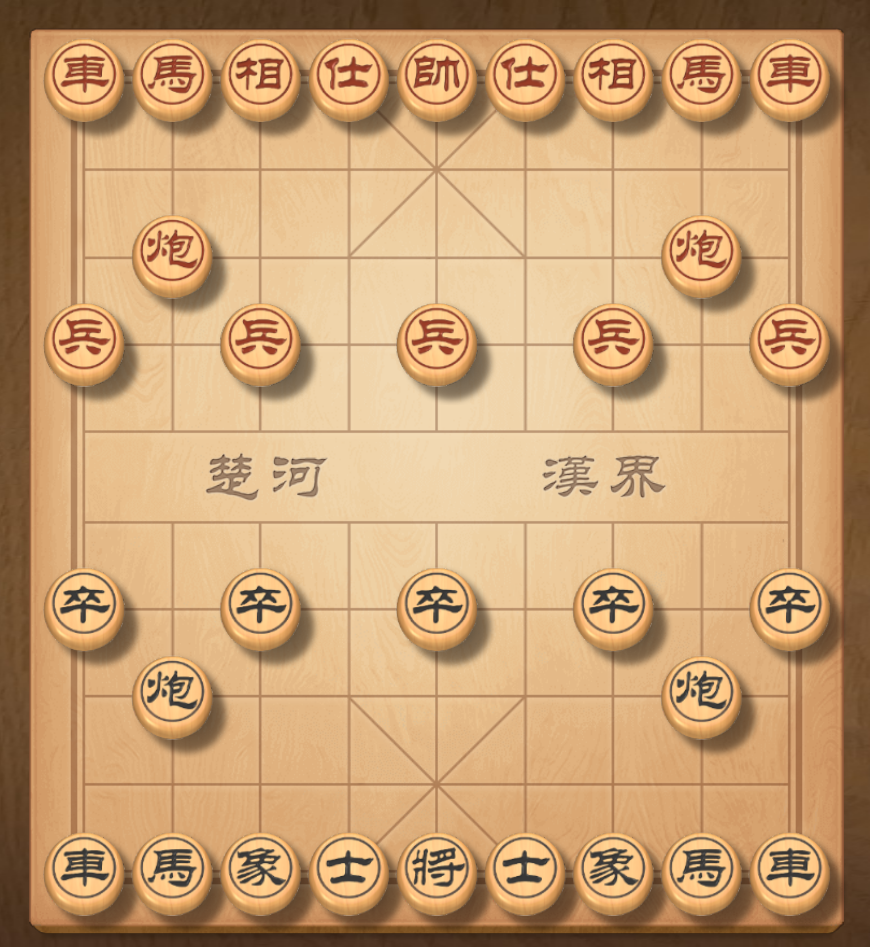
#> input picture board.png, 870 x 947 px
$ python detected.py
#> lines starting #> are read from the running program, lines starting #| are printed output that depends on the picture; after the words box and inside, x2 and y2 are one past the last pixel; in counts of white or black regions, pixels touching at a corner belong together
import cv2 as cv
import numpy as np
import statistics
import pytesseract
from PIL import Image

def center_images(image_data):
    height, width = image_data.shape

    leftmost_point = None
    topmost_point = None
    rightmost_point = None
    bottommost_point = None

    # 遍历图像数组
    for y in range(height):
        for x in range(width):
            pixel_value = image_data[y, x]

            if pixel_value == 0:
                if leftmost_point is None or x < leftmost_point[0]:
                    leftmost_point = (x, y)

                if topmost_point is None or y < topmost_point[1]:
                    topmost_point = (x, y)

                if rightmost_point is None or x > rightmost_point[0]:
                    rightmost_point = (x, y)

                if bottommost_point is None or y > bottommost_point[1]:
                    bottommost_point = (x, y)

    # 计算矩形的宽度和高度
    rect_width = rightmost_point[0] - leftmost_point[0]
    rect_height = bottommost_point[1] - topmost_point[1]
    print('height, width: ', rect_height, rect_width)

    # 计算图像中心的坐标
    center_x = width // 2
    center_y = height // 2

    # 创建一个新的图像，大小与原图相同
    new_image = np.full((height, width), 255, dtype=np.uint8)

    # 计算矩形内所有像素点应该移动的偏移量
    offset_x = center_x - (leftmost_point[0] + rightmost_point[0]) // 2
    offset_y = center_y - (topmost_point[1] + bottommost_point[1]) // 2

    # 遍历矩形内的像素点，并将其移动到图像中心
    for y in range(topmost_point[1], bottommost_point[1] + 1):
        for x in range(leftmost_point[0], rightmost_point[0] + 1):
            # 计算像素点在新图像中的位置
            new_x = x + offset_x
            new_y = y + offset_y

            if (new_x < 0 or new_x >= width or new_y < 0 or new_y >= height):
                continue

            new_image[new_y, new_x] = image_data[y, x]
    return new_image

# 创建一个窗口
trackbar_window_name = "trackbar"
cv.namedWindow(trackbar_window_name)

def addTrackbar(name, start, max, callback):
    cv.createTrackbar(name, trackbar_window_name, start, max, callback)

def canny_threshold_min_cb(value):
    global canny_threshold_min
    canny_threshold_min = value
def canny_threshold_max_cb(value):
    global canny_threshold_max
    canny_threshold_max = value

canny_threshold_min = 180
canny_threshold_max = 190
addTrackbar("canny_min", canny_threshold_min, 255, canny_threshold_min_cb)
addTrackbar("canny_max", canny_threshold_max, 255, canny_threshold_max_cb)

img = cv.imread("board.png")
#> img is the input picture: shape (947, 870, 3); mean B, G, R 114.7, 159.4, 200
img = cv.GaussianBlur(img, (3, 3), 0)
gray = cv.cvtColor(img, cv.COLOR_BGR2GRAY)
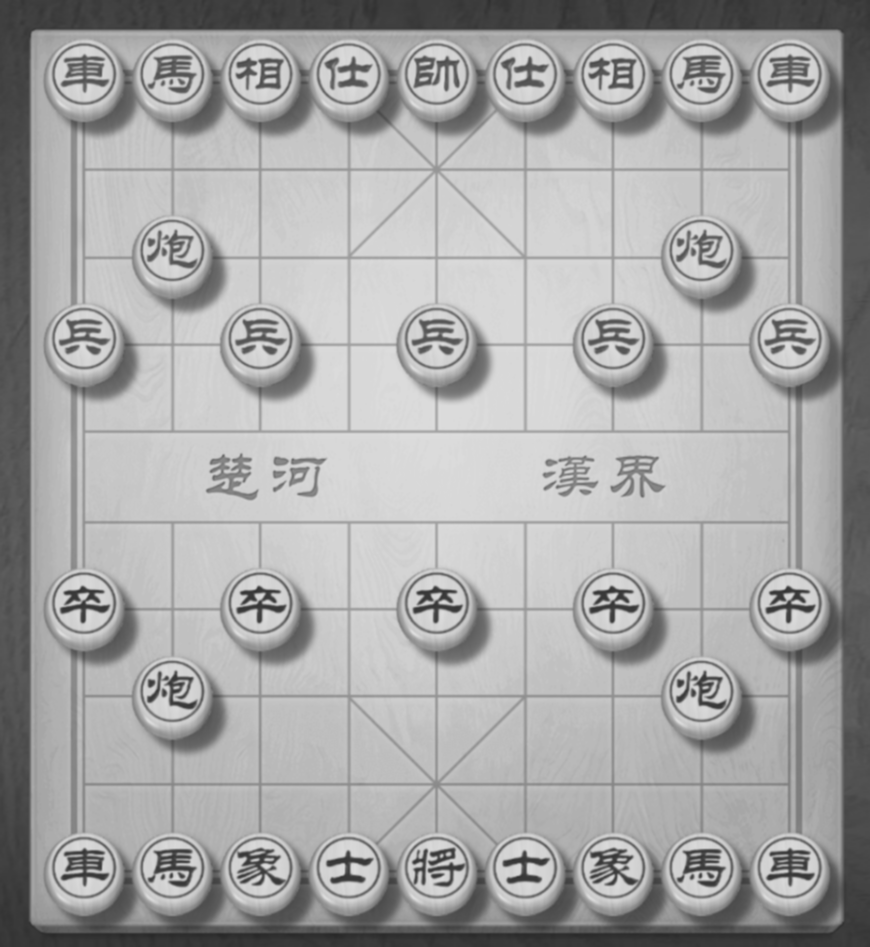
#> gray: shape (947, 870); min 41, max 221, mean 166.4

# BGR
print('color:', len(img[0]), 'gray:', len(gray[0]))
#| color: 870 gray: 870

kernel = np.array([[0, -1, 0], [-1, 5, -1], [0, -1, 0]], dtype=np.float32)
sharpened = cv.filter2D(gray, -1, kernel)

edges = cv.Canny(sharpened,
                 threshold1=canny_threshold_min,
                 threshold2=canny_threshold_max)
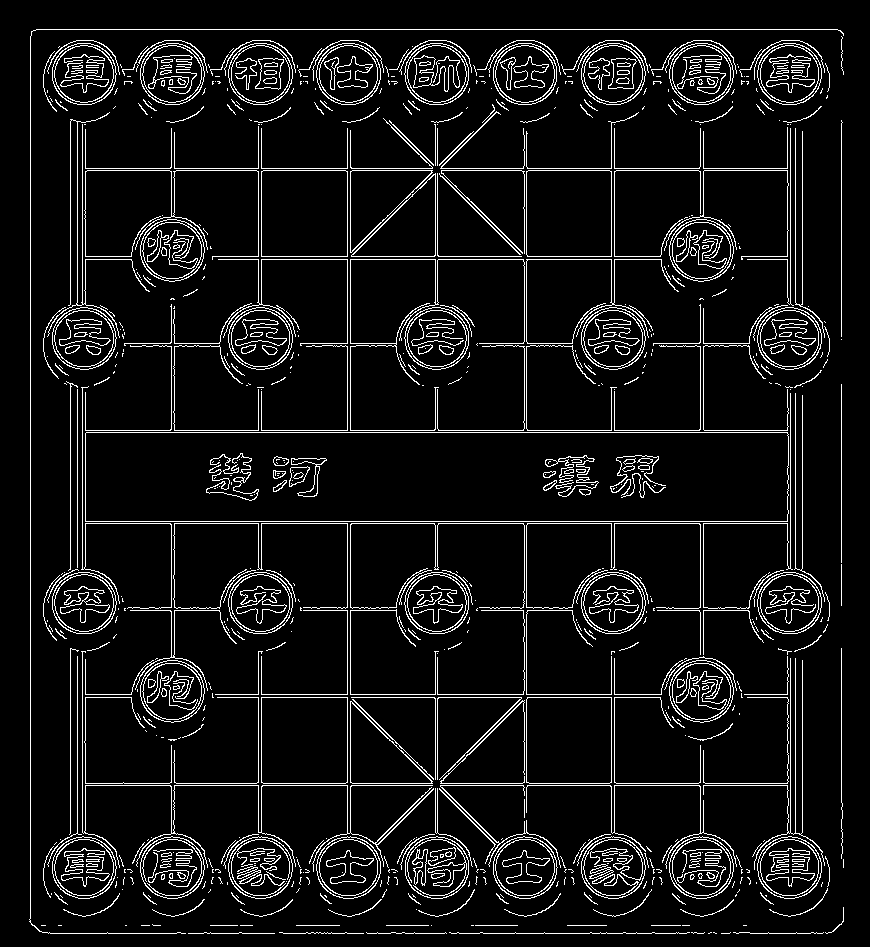
#> edges: shape (947, 870); 7.6% white in thin lines or dots, all inside (x1, y1, x2, y2) = (29, 29, 844, 934)

# 圆检测
circles = cv.HoughCircles(gray, cv.HOUGH_GRADIENT, dp=1, minDist=20,
                         param1=180, param2=30, minRadius=10, maxRadius=30)
#> circles = 32 rows, first 8: [83.5, 339.5, 29.4], [436.5, 336.5, 29.4], [612.5, 339.5, 29.4], [789.5, 336.5, 29.4], [612.5, 868.5, 29.4], [83.5, 601.5, 29.4], [259.5, 339.5, 29.4], [700.5, 248.5, 29.4]

# print(template)
# cv.imshow('template', template)
if circles is not None:
    circles = np.round(circles[0, :]).astype("int")
#> circles = 32 rows, first 8: [84, 340, 29], [436, 336, 29], [612, 340, 29], [790, 336, 29], [612, 868, 29], [84, 602, 29], [260, 340, 29], [700, 248, 29]
    circle_r = statistics.median([r for (_, _, r) in circles]).astype("int")
#> circle_r = 29
    # print(circle_r)
    for index in range(32):
        template = cv.imread('test' + str(index + 1) + '.png', cv.IMREAD_GRAYSCALE)

        roi_array = []
        i = 1
        for (x, y, r) in circles:
            # print(x, y, r, circle_r)
            cv.circle(img, (x, y), circle_r + 5, (255, 255, 255), 20)
            roi = img[y - circle_r:y + circle_r, x - circle_r:x + circle_r]
            roi_copy = roi.copy()
            # roi_array.append(roi.copy())
            # cv.circle(img, (x, y), circle_r, (0, 255, 0), 2)
            roi_gray = cv.cvtColor(roi_copy, cv.COLOR_BGR2GRAY)

            sharpened = cv.filter2D(roi_gray, -1, kernel)
            denoised = cv.medianBlur(sharpened, 3)
            roi_threshold = cv.threshold(denoised, 20, 255, cv.THRESH_BINARY | cv.THRESH_OTSU)[1]
            roi_threshold = cv.dilate(roi_threshold, np.ones((3, 3), np.uint8), iterations=1)
            roi_threshold = cv.erode(roi_threshold, np.ones((3, 3), np.uint8), iterations=1)
            # roi_threshold = cv.GaussianBlur(roi_threshold, (3, 3), 0)
            # roi_threshold = cv.threshold(roi_threshold, 50, 255, cv.THRESH_BINARY | cv.THRESH_OTSU)[1]
            roi_threshold = center_images(roi_threshold)

#> (the run stopped early here; a loop or call above may not have finished)
